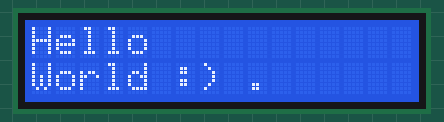
Recording of a sketch running on a simulated Arduino Uno, built with avr-gcc and run on an emulated ATmega328P. On the bench: 16×2 character LCD.

Above: at 0.1 s.
At 2.2 s:
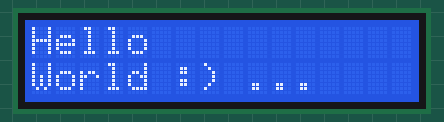

The sketch:

HelloWorld.ino
```cpp
#include <Wire.h>
#include<LiquidCrystal_I2C.h>

LiquidCrystal_I2C lcd(0x27, 16, 2);

void setup(){
  lcd.init(); // initialisation de l'afficheur
  lcd.backlight();
  // Envoi du message
  lcd.setCursor(0, 0);
  lcd.print("Hello");
  lcd.setCursor(0,1);
  lcd.print("World :)");
}
void loop(){
  lcd.clear();
  lcd.setCursor(0, 0);
  lcd.print("Hello");
  lcd.setCursor(0,1);
  lcd.print("World :) .");
  delay(1000);
  //
  lcd.clear();
  lcd.setCursor(0, 0);
  lcd.print("Hello");
  lcd.setCursor(0,1);
  lcd.print("World :) ..");
  delay(1000);
  //
  lcd.clear();
  lcd.setCursor(0, 0);
  lcd.print("Hello");
  lcd.setCursor(0,1);
  lcd.print("World :) ...");
  delay(1000);
}
```

Measured:
- what the display in image 1 shows lasts 1.1 s, from 2.1 s to 3.2 s
